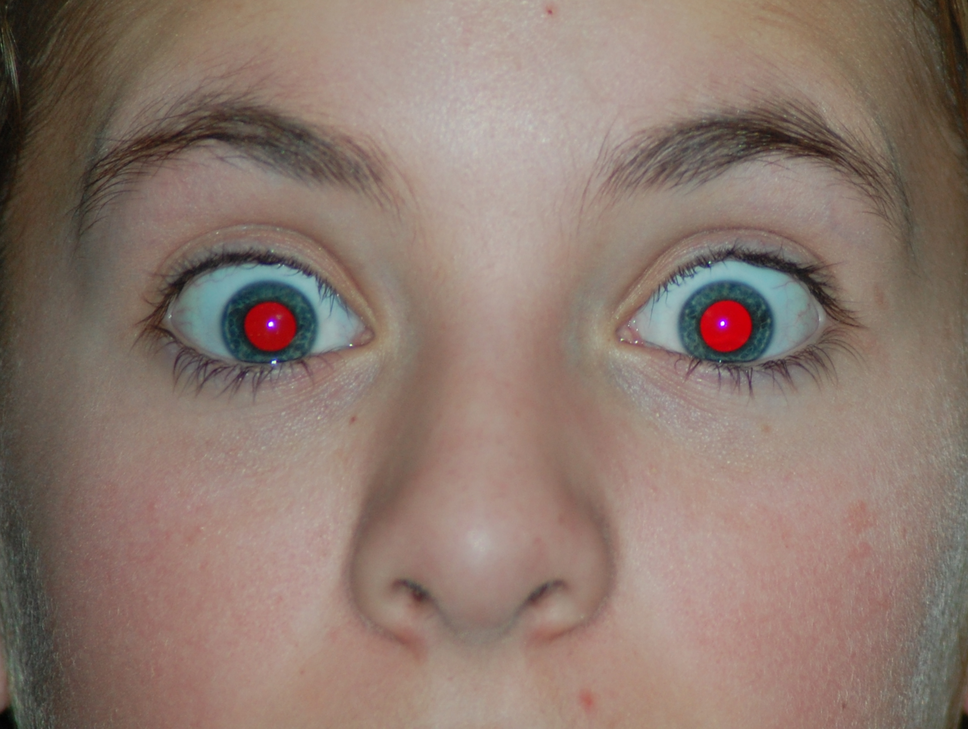
#> input picture Red_eye_removal/red1.png, 968 x 729 px, shrunk from 1919 x 1444 before the run, given in place of red1.jpg, which was not available
$ jupyter execute red_eye_detection.ipynb
#> lines starting #> are read from the running program, lines starting #| are printed output that depends on the picture; pictures that were not available may be replaced by others from this repository, and a replacement may not be noted
[cell 1]
import requests
import matplotlib.pyplot as plt
import numpy as np
from PIL import Image
import cv2 as cv
import io

[cell 2]
ori=cv.imread("red1.jpg")
#> ori is the input picture: shape (729, 968, 3); mean B, G, R 109.9, 120.1, 139.7
plt.imshow(ori)

[cell 3]
img_rgb=cv.cvtColor(ori,cv.COLOR_BGR2RGB)
plt.imshow(img_rgb)
img_gray=cv.cvtColor(img_rgb,cv.COLOR_RGB2GRAY)
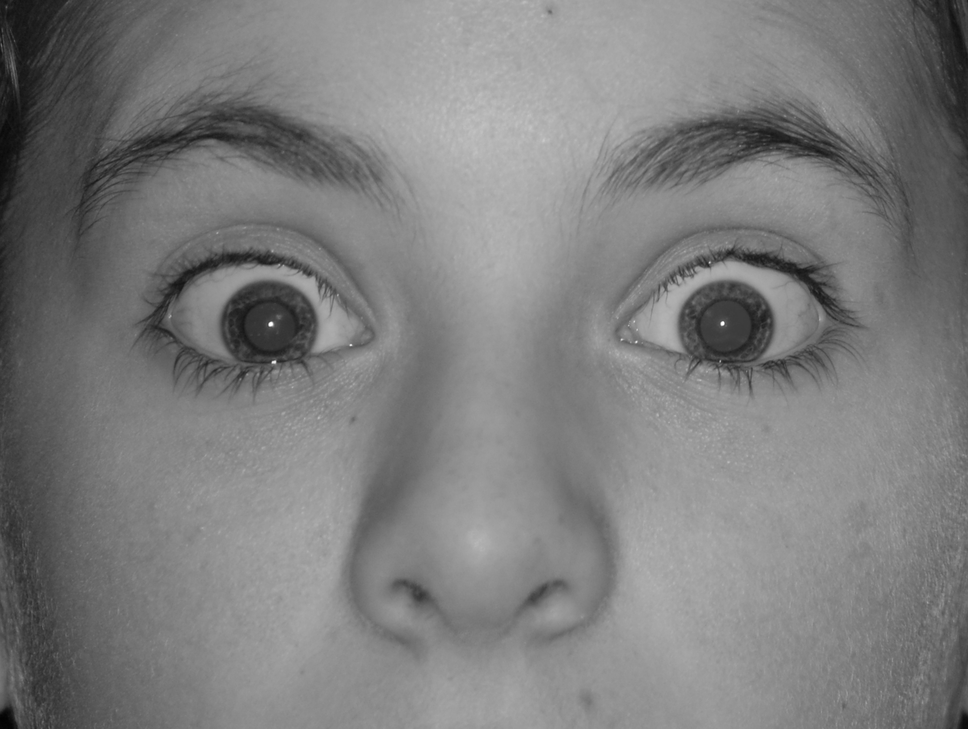
#> img_gray: shape (729, 968); min 3, max 255, mean 124.8
plt.imshow(img_gray,cmap="gray")
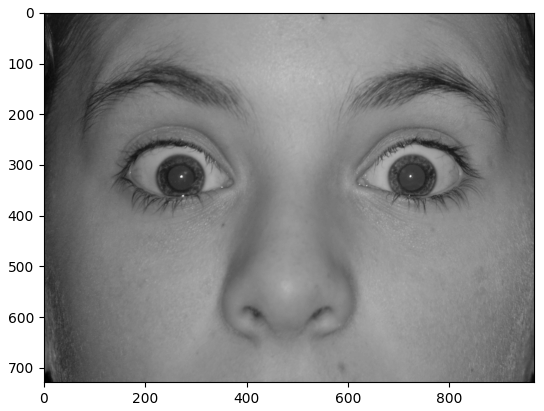
#> figure drawn by matplotlib, 1 panel

[cell 4]
detect=cv.CascadeClassifier("eye_haar.xml")

[cell 5]
rs=detect.detectMultiScale(img_gray,scaleFactor=1.4,minNeighbors=10,minSize=(50,50))
#> rs = [[106, 151, 295, 295], [540, 128, 351, 351]]

[cell 6]
rs.shape
#> Out = (2, 4)

[cell 7]
pq=img_rgb.copy()
for i in rs:
    x,y,w,h=i
    cv.rectangle(pq,(x,y),(x+w,y+h),(255,0,0),5)
    plt.imshow(pq)
#> this loop made 2 passes
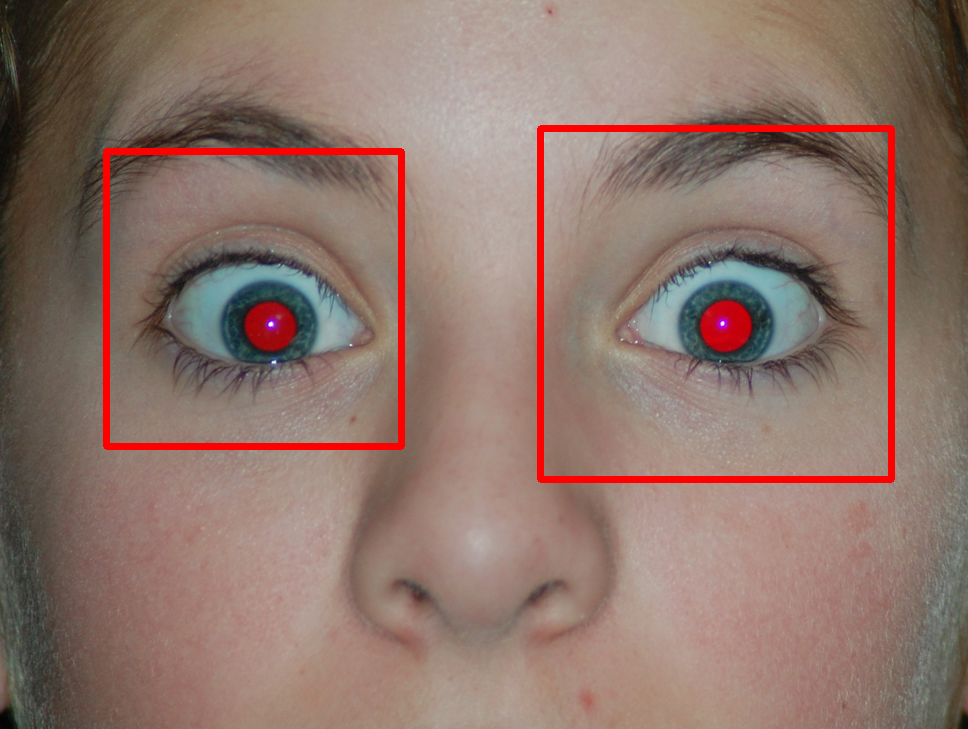
#> pq: shape (729, 968, 3); mean R, G, B 142.7, 117, 107.2
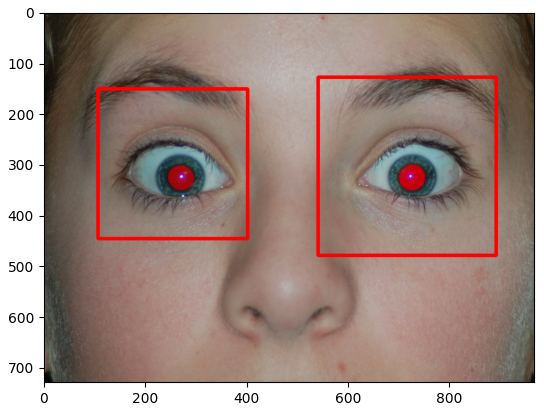
#> figure drawn by matplotlib, 1 panel

$ run again, with Red_eye_removal/red_eye_detect.png copied over Red_eye_removal/red1.png
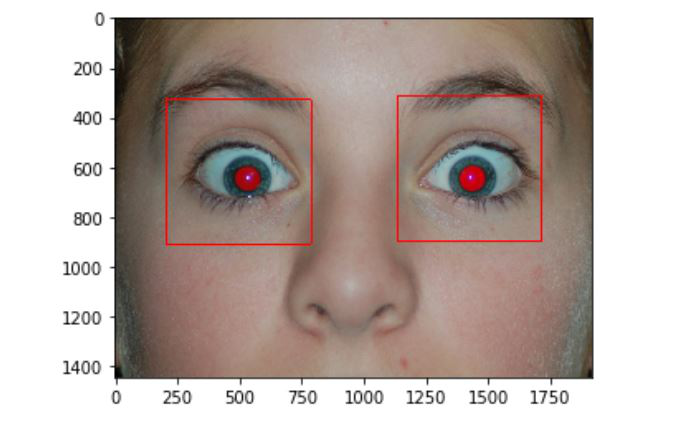
#> input picture Red_eye_removal/red_eye_detect.png, 695 x 440 px, given in place of red1.jpg, which was not available
#> ori is the input picture: shape (440, 695, 3); mean B, G, R 169.7, 175.3, 187.7
#> rs = [[164, 90, 151, 151], [395, 91, 151, 151]]
#> the loop `for i in rs:` made 2 passes
#> after the loop `for i in rs:`:
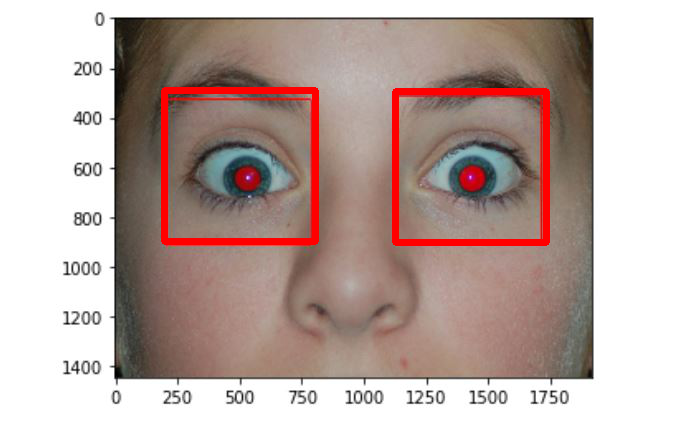
#> pq: shape (440, 695, 3); mean R, G, B 190.7, 172.5, 167.2
#> `[cell 7] pq=img_rgb.copy() for i in rs: x,y,w,h=i cv.rectangle(pq,(x,y..`:
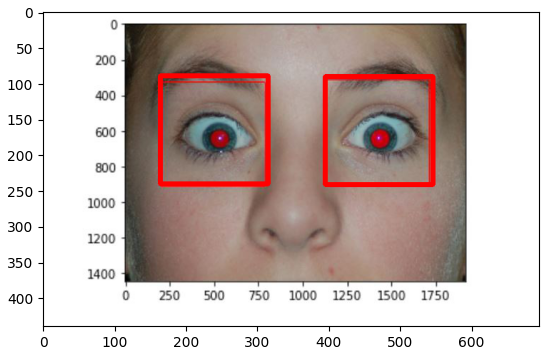
#> figure drawn by matplotlib, 1 panel

$ run again, with Red_eye_removal/red_eye_removal.png copied over Red_eye_removal/red1.png
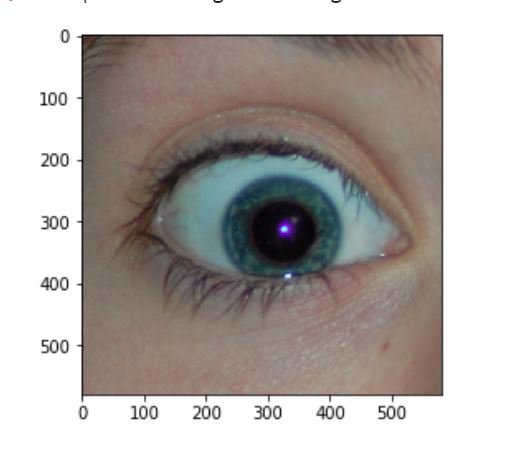
#> input picture Red_eye_removal/red_eye_removal.png, 532 x 456 px, given in place of red1.jpg, which was not available
#> ori is the input picture: shape (456, 532, 3); mean B, G, R 171.9, 175.5, 181.5
#> `[cell 3] img_rgb=cv.cvtColor(ori,cv.COLOR_BGR2RGB) plt.imshow(img_rgb)..`:
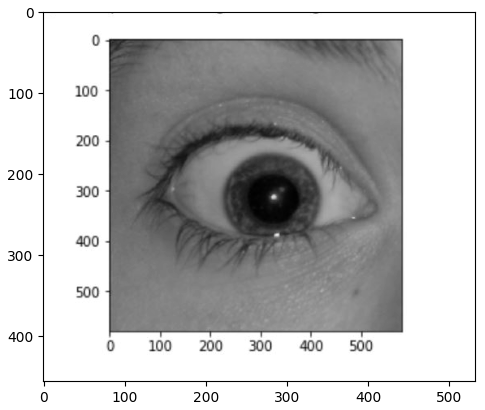
#> figure drawn by matplotlib, 1 panel
#> rs = [[106, 67, 295, 295]]
#> the loop `for i in rs:` made 1 pass
#> after the loop `for i in rs:`:
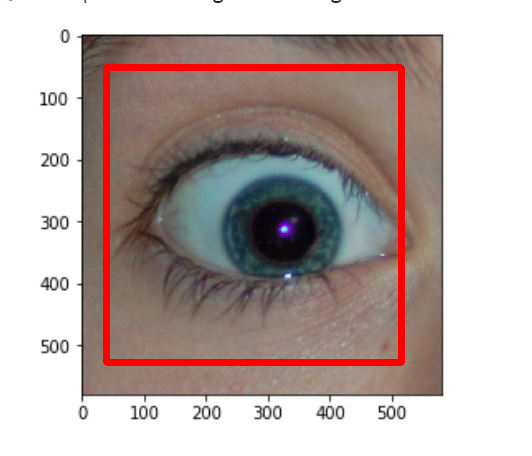
#> pq: shape (456, 532, 3); mean R, G, B 185.3, 171.4, 168.1
